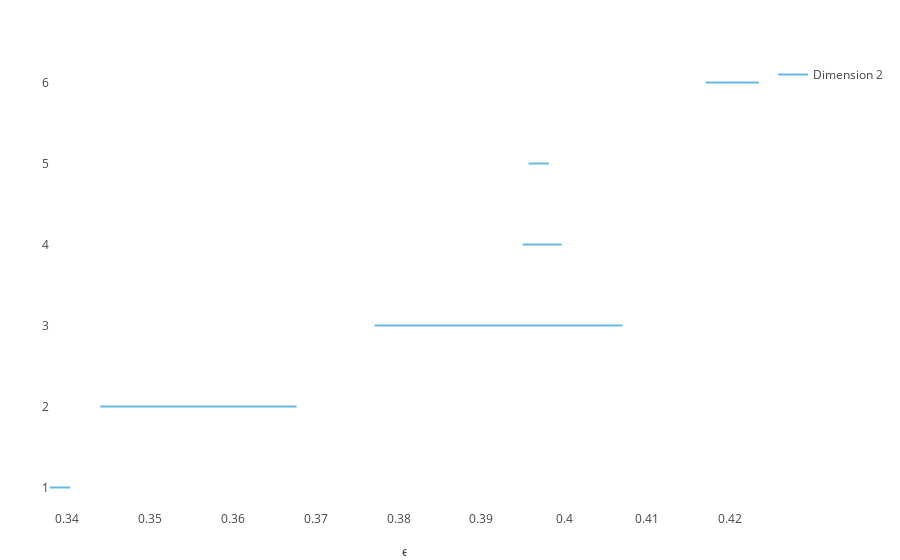

The code cell stored with this chart in its notebook:
### Code cell
plotbarcode_pjs(PH, dim=2)

### Figure 1 — Plotly figure (JSON) as saved in the notebook; plotly's stock layout.template omitted (floating-point values rounded to 4 significant figures)
{"data": [{"line": {"color": "#66BAE7", "width": 2}, "mode": "lines", "showlegend": false, "type": "scatter", "x": [0.417, 0.4235], "y": [6, 6]}, {"line": {"color": "#66BAE7", "width": 2}, "mode": "lines", "showlegend": false, "type": "scatter", "x": [0.3957, 0.3981], "y": [5, 5]}, {"line": {"color": "#66BAE7", "width": 2}, "mode": "lines", "showlegend": false, "type": "scatter", "x": [0.395, 0.3997], "y": [4, 4]}, {"line": {"color": "#66BAE7", "width": 2}, "mode": "lines", "showlegend": false, "type": "scatter", "x": [0.3771, 0.407], "y": [3, 3]}, {"line": {"color": "#66BAE7", "width": 2}, "mode": "lines", "showlegend": false, "type": "scatter", "x": [0.344, 0.3677], "y": [2, 2]}, {"line": {"color": "#66BAE7", "width": 2}, "mode": "lines", "name": "Dimension 2", "type": "scatter", "x": [0.3379, 0.3404], "y": [1, 1]}], "layout": {"margin": {"b": 50, "l": 50, "r": 50, "t": 60}, "xaxis": {"rangevar": [-0.001, 0.4245], "showgrid": false, "title": "ϵ", "zeroline": false}, "yaxis": {"rangevar": [0, 6.1], "showgrid": false, "ticks": false}}}
